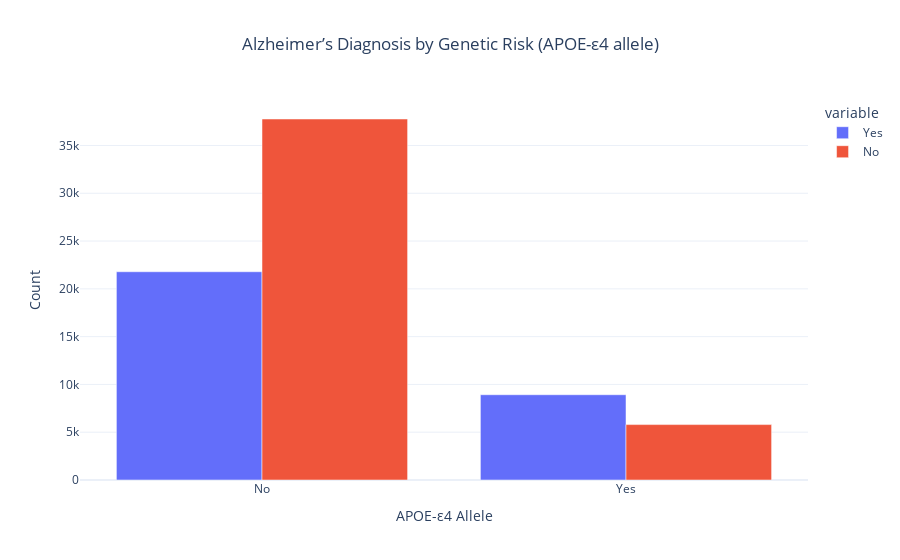

Notebook code for this chart:
### Code cell
fig = px.bar(
df.groupby("Genetic Risk Factor (APOE-ε4 allele)")["Alzheimer’s Diagnosis"].value_counts().unstack().reset_index(),
x="Genetic Risk Factor (APOE-ε4 allele)",
y=["Yes", "No"],
barmode="group",
title="Alzheimer’s Diagnosis by Genetic Risk (APOE-ε4 allele)",
labels={"value": "Count", "Genetic Risk Factor (APOE-ε4 allele)": "APOE-ε4 Allele"},
template="plotly_white"
)
fig.update_layout(title_x=0.5)
fig.show()

### Figure 1 — Plotly figure (JSON) as saved in the notebook; plotly's stock layout.template omitted (floating-point values rounded to 4 significant figures)
{"data": [{"alignmentgroup": "True", "hovertemplate": "variable=Yes<br>APOE-ε4 Allele=%{x}<br>Count=%{y}<extra></extra>", "legendgroup": "Yes", "marker": {"color": "#636efa", "pattern": {"shape": ""}}, "name": "Yes", "offsetgroup": "Yes", "orientation": "v", "showlegend": true, "textposition": "auto", "type": "bar", "x": ["No", "Yes"], "xaxis": "x", "y": [21790, 8923], "yaxis": "y"}, {"alignmentgroup": "True", "hovertemplate": "variable=No<br>APOE-ε4 Allele=%{x}<br>Count=%{y}<extra></extra>", "legendgroup": "No", "marker": {"color": "#EF553B", "pattern": {"shape": ""}}, "name": "No", "offsetgroup": "No", "orientation": "v", "showlegend": true, "textposition": "auto", "type": "bar", "x": ["No", "Yes"], "xaxis": "x", "y": [37771, 5799], "yaxis": "y"}], "layout": {"barmode": "group", "legend": {"title": {"text": "variable"}, "tracegroupgap": 0}, "title": {"text": "Alzheimer’s Diagnosis by Genetic Risk (APOE-ε4 allele)", "x": 0.5}, "xaxis": {"anchor": "y", "domain": [0, 1], "title": {"text": "APOE-ε4 Allele"}}, "yaxis": {"anchor": "x", "domain": [0, 1], "title": {"text": "Count"}}}}
